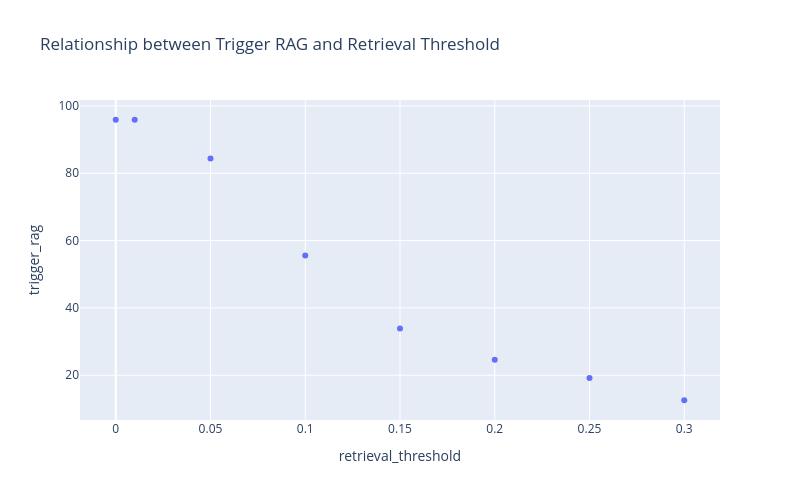

The notebook cell this image was saved under:
### Code cell
# Create a scatter plot
avg_trigger = tf_idf_res.groupby('retrieval_threshold')['trigger_rag'].mean().reset_index()
avg_trigger
fig = px.scatter(avg_trigger, x='retrieval_threshold', y='trigger_rag', title='Relationship between Trigger RAG and Retrieval Threshold')

# Show the plot
fig.update_layout(width=800, height=500)
fig.show()

### Figure 1 — Plotly figure (JSON) as saved in the notebook; plotly's stock layout.template omitted (floating-point values rounded to 4 significant figures)
{"data": [{"hovertemplate": "retrieval_threshold=%{x}<br>trigger_rag=%{y}<extra></extra>", "legendgroup": "", "marker": {"color": "#636efa", "symbol": "circle"}, "mode": "markers", "name": "", "orientation": "v", "showlegend": false, "type": "scatter", "x": [0, 0.01, 0.05, 0.1, 0.15, 0.2, 0.25, 0.3], "xaxis": "x", "y": [95.89, 95.89, 84.42, 55.58, 33.89, 24.58, 19.16, 12.58], "yaxis": "y"}], "layout": {"height": 500, "legend": {"tracegroupgap": 0}, "title": {"text": "Relationship between Trigger RAG and Retrieval Threshold"}, "width": 800, "xaxis": {"anchor": "y", "domain": [0, 1], "title": {"text": "retrieval_threshold"}}, "yaxis": {"anchor": "x", "domain": [0, 1], "title": {"text": "trigger_rag"}}}}
